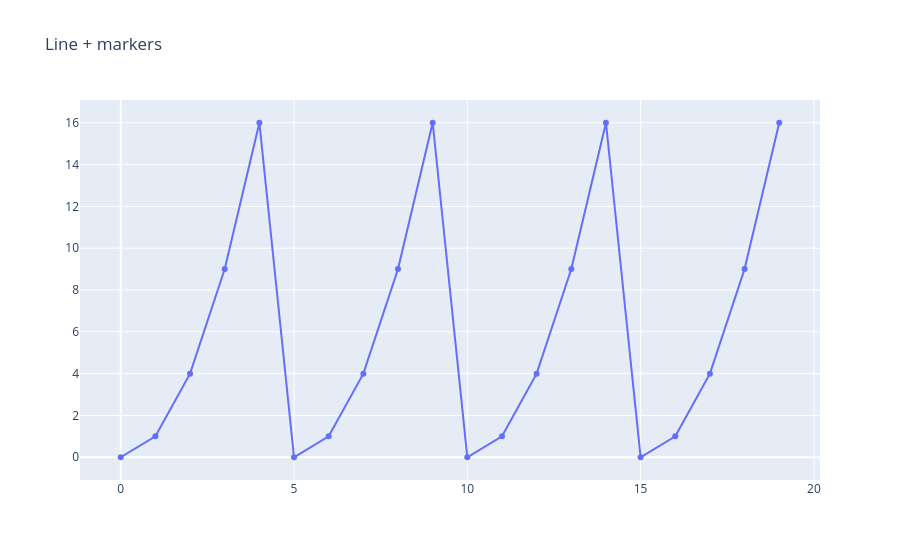

Notebook code cell kept with this figure:
### Code cell
# Line + markers (select points on the line)
fig2 = go.Figure(
    go.Scatter(
        x=list(range(20)),
        y=[(i % 5) ** 2 for i in range(20)],
        mode="lines+markers",
        name="demo",
    )
)
fig2.update_layout(title="Line + markers")
fig2.show()

### Figure 1 — Plotly figure (JSON) as saved in the notebook; plotly's stock layout.template omitted (floating-point values rounded to 4 significant figures)
{"data": [{"mode": "lines+markers", "name": "demo", "type": "scatter", "x": [0, 1, 2, 3, 4, 5, 6, 7, 8, 9, 10, 11, 12, 13, 14, 15, 16, 17, 18, 19], "y": [0, 1, 4, 9, 16, 0, 1, 4, 9, 16, 0, 1, 4, 9, 16, 0, 1, 4, 9, 16]}], "layout": {"title": {"text": "Line + markers"}}}
